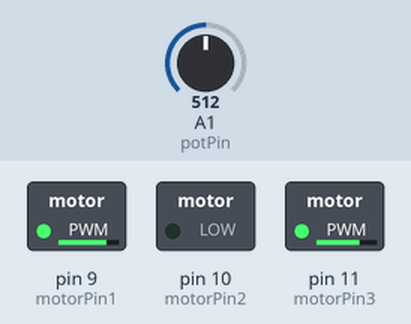
The sketch below on a simulated Arduino Uno, built with avr-gcc and run on an emulated ATmega328P. On the bench: switched loads named in the sketch (green lamp = pin HIGH). Inputs (shaded band) come from the test bench; at power-on: A1 (potPin) = 512.

Above: at 1.2 s.
1.3 s: A1 (potPin) set to 716
At 2.5 s:
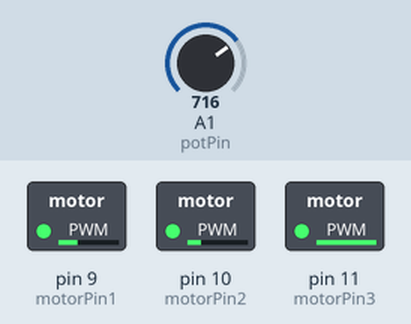
2.8 s: A1 (potPin) set to 900
At 3.8 s:
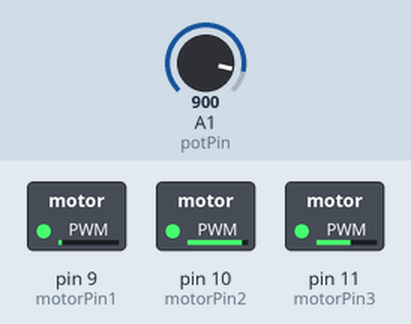
4.3 s: A1 (potPin) set to 1023
At 4.9 s:
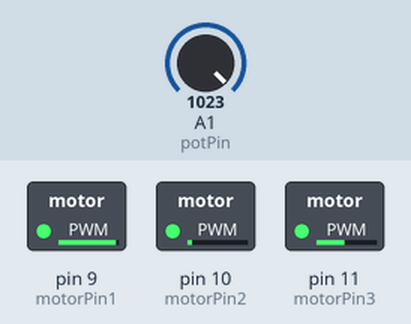
5.8 s: A1 (potPin) set to 306
At 7.0 s:
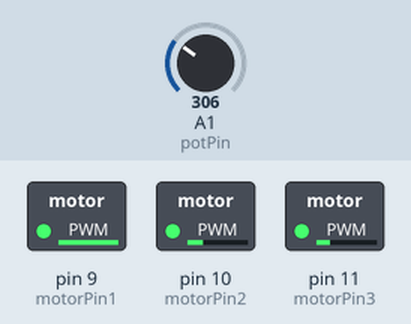
7.3 s: A1 (potPin) set to 122
At 8.4 s:
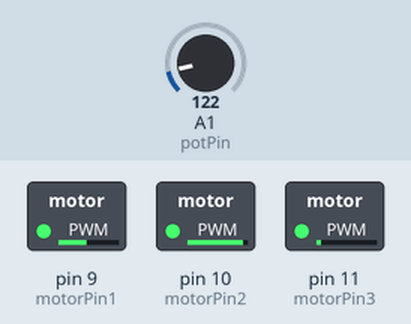
8.8 s: A1 (potPin) set to 511
At 9.5 s:
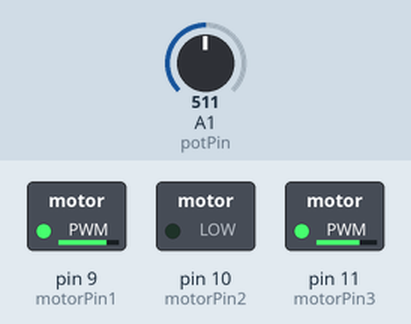
Timing chart, 0 to 11.3 s (numbered marks = the images above; inputs shaded):
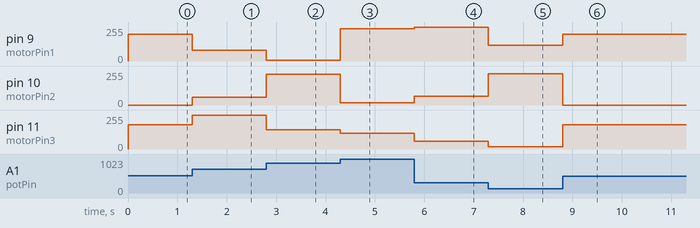

The sketch:

bldc_nolib_2.ino
```cpp
const int potPin = A1;
const int motorPin1 = 9;
const int motorPin2 = 10;
const int motorPin3 = 11;

const int steps = 49;
int pwmSin[steps];

int currentStepA = 0;
int currentStepB = steps / 3; // 120도 위상차이
int currentStepC = 2 * (steps / 3); // 240도 위상차이

// 배열 초기화
void initPwmSin() {
  for (int i = 0; i < steps; i++) {
    pwmSin[i] = 127 + 127 * sin(2 * PI * i / steps); // 사인 함수 값을 0-255 사이로 변환
  }
}

void setup() {
  Serial.begin(9600);
  TCCR0B |= 0x03; // 타이머 설정(millis()와 delay()에 영향
  TCCR1B |= 0x01; // 9번 10번 핀의 PWM 주파수 설정 (31.25kHz)
  TCCR2B |= 0x01; // 11번과 3번 핀의 핀의 PWM 주파수 설정 (31.25kHz)
  ICR1 = 255; // PWM 해상도 8비트 설정

  pinMode(potPin, INPUT);
  pinMode(motorPin1, OUTPUT);
  pinMode(motorPin2, OUTPUT);
  pinMode(motorPin3, OUTPUT);

  initPwmSin();
}

void loop() {
  move();
}

void move() {
  currentStepA = (currentStepA + 1) % steps;
  currentStepB = (currentStepA + steps / 3) % steps; // 120도 위상차이
  currentStepC = (currentStepA + 2 * (steps / 3)) % steps; // 240도 위상차이

  analogWrite(motorPin1, pwmSin[currentStepA]);
  analogWrite(motorPin2, pwmSin[currentStepC]);
  analogWrite(motorPin3, pwmSin[currentStepB]);

  //Following send data to PLX-DAQ macro for Excel
  /*Serial.print("DATA,");
  Serial.print(pwmSin[currentStepA]);
  Serial.print(",");
  Serial.print(pwmSin[currentStepB]);
  Serial.print(",");
  Serial.println(pwmSin[currentStepC]);
  */

  //Read pot value
  int sensorValue = analogRead(potPin);


  // Select ONLY ONE of the following lines for constant speed, speed control or position control:

  //This will give you constant speed, remember if you changed TCCR0B to 0x01, then delay(64000) = ~1 second
  //delay(5);

  //This will give you open loop speed control with the potentiometer
  //delay(sensorValue/10);
  //delay(10);

  //This will give you open loop position control with the potentiometer
  currentStepA = sensorValue/5; //divide by a number to affect the ratio of pot position : motor position


}
```

Measured:
- after the input at 1.3 s, pin 9 (motorPin1): 202/255 → 79/255 at once; pin 10 (motorPin2): 0/255 → 57/255 at once; pin 11 (motorPin3): 182/255 → 253/255 at once
- after the input at 2.8 s, pin 9 (motorPin1): 79/255 → 7/255 at once; pin 10 (motorPin2): 57/255 → 231/255 at once; pin 11 (motorPin3): 253/255 → 143/255 at once
- after the input at 4.3 s, pin 9 (motorPin1): 7/255 → 243/255 at once; pin 10 (motorPin2): 231/255 → 18/255 at once; pin 11 (motorPin3): 143/255 → 118/255 at once
- after the input at 5.8 s, pin 9 (motorPin1): 243/255 → 253/255 at once; pin 10 (motorPin2): 18/255 → 64/255 at once; pin 11 (motorPin3): 118/255 → 57/255 at once
- after the input at 7.3 s, pin 9 (motorPin1): 253/255 → 118/255 at once; pin 10 (motorPin2): 64/255 → 235/255 at once; pin 11 (motorPin3): 57/255 → 18/255 at once
- after the input at 8.8 s, pin 9 (motorPin1): 118/255 → 202/255 at once; pin 10 (motorPin2): 235/255 → 0/255 at once; pin 11 (motorPin3): 18/255 → 182/255 at once
